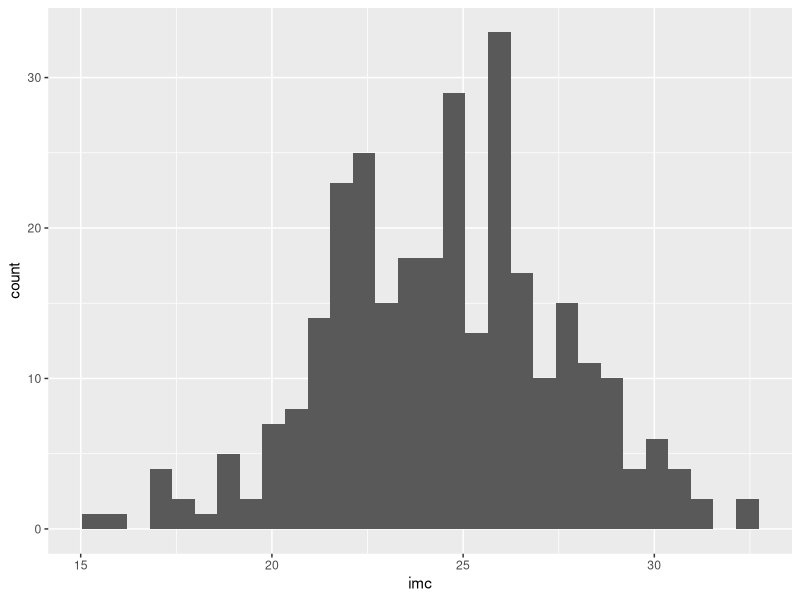
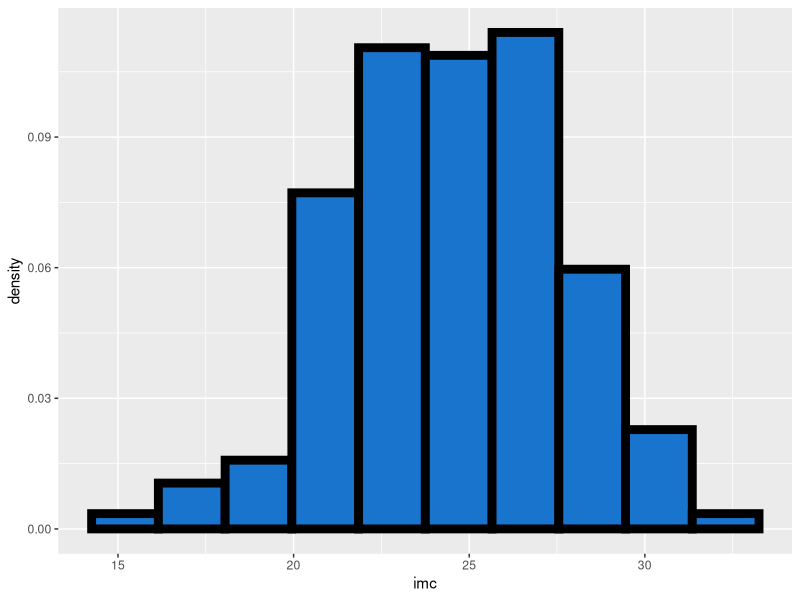
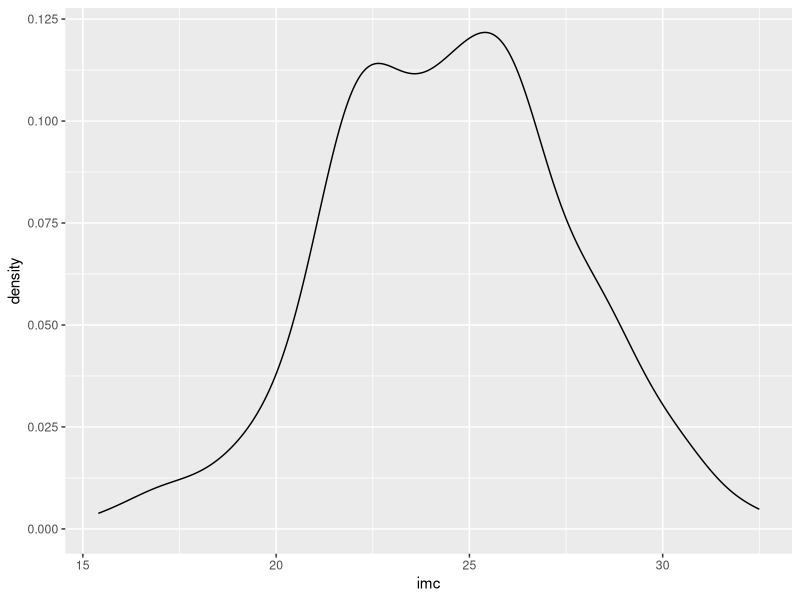
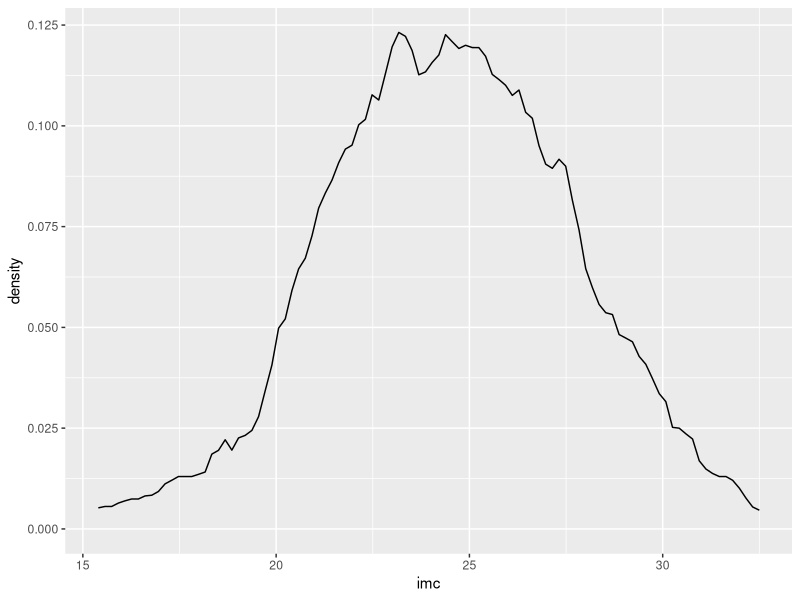
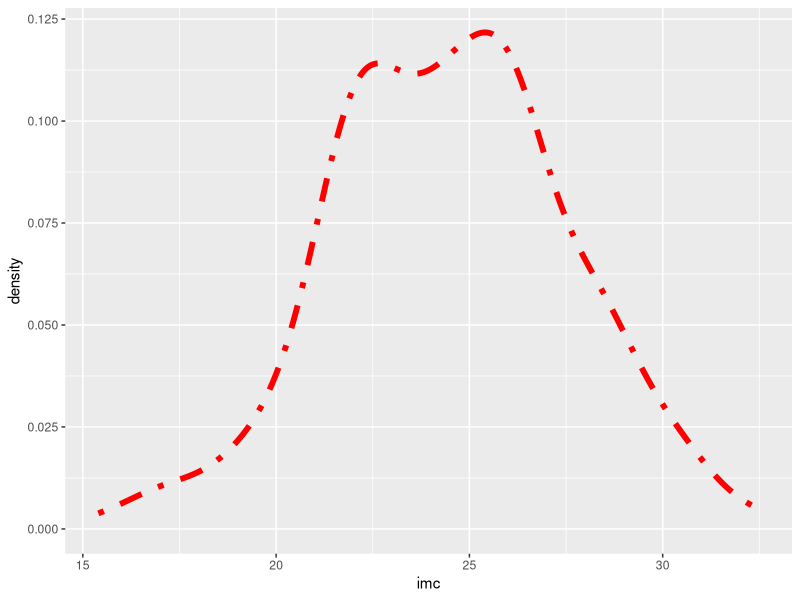
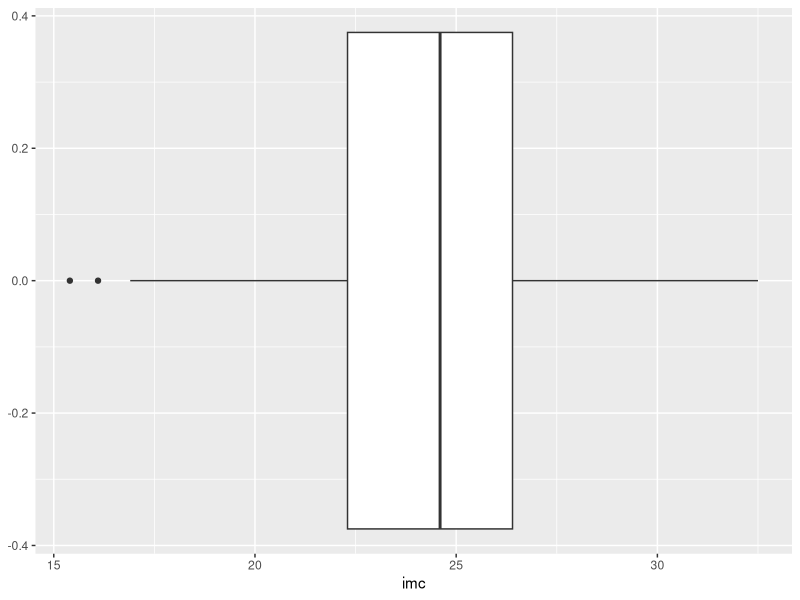
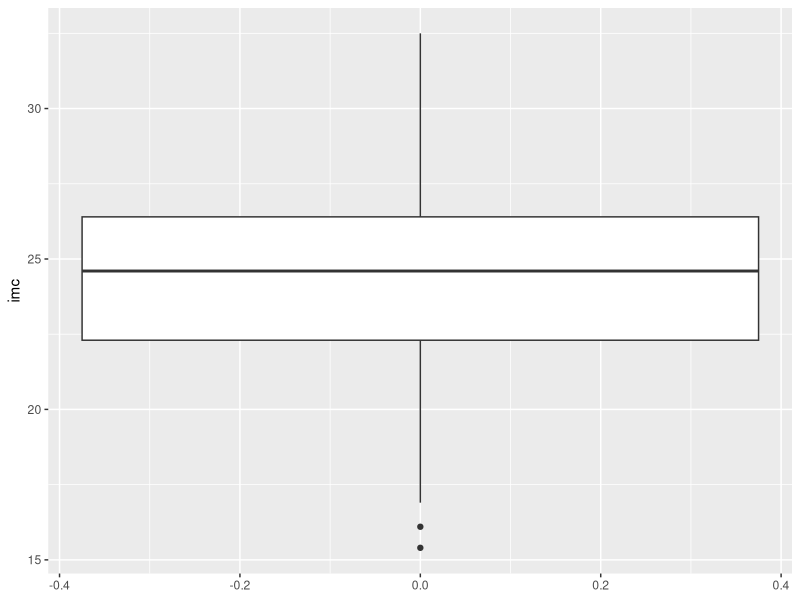
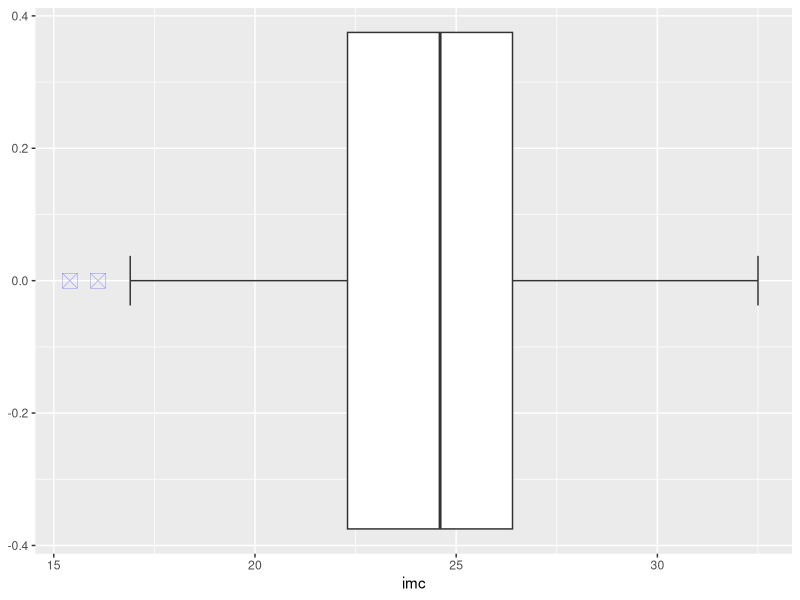

Reproduce these figures in R, in order.
## ---- chunk 1
library(tidyverse)
## ---- chunk 2
x <- 1:10
## ---- chunk 3
## Importer les bases df_1 et meta_df_1 au format tibble :
df_1 <- read_csv2("data/df_1.csv")
meta_df_1 <- read_csv2("data/meta_df_1.csv")
## Vérifiez quel est le format de df_1 :
class(df_1) # df_1 est de format "Tibble" (tbl) et de format "data.frame"
## ---- chunk 4
df_1
## ---- chunk 5
glimpse(df_1)
## ---- chunk 6
### créer la variable obésité.
# note avec le pipe, pensez à assigner le résultat dans df_1 pour que la 
# variable crée soit bien sauvegardée dans la base df_1
# (ci-dessous, la variable est uniquement crée de manière temporaire)
df_1 %>% 
  mutate(obesite = if_else(df_1$imc >= 30, 1, 0)) 
df_1 %>% slice_head(n = 3) # la variable n'a pas été enregistrée dans df_1 !

df_1 <- df_1 %>% 
  mutate(obesite = if_else(df_1$imc >= 30, 1, 0))
df_1  %>% slice_head(n = 3) # ici, la variable a bien été ajoutée dans df_1

### Vérifier que la variable est crée correctement en calculant le min et le max
### dans chaque groupe d'obésité nouvellement créé :
# on va utiliser la fonction summarise qui permet de calculer différents paramètres
# d'une distribution de variables, voir ?summarise()
# ces analyses peuvent se faire par sous-groupes, qui sont identifiés en amont 
# par la fonction group_by()
### La fonction summarise sera revue plus en détails pour l'analyse descriptive
# Note : summarise()/summarize() peut s'écrire avec un "s" ou un "z"
df_1 %>%
  group_by(obesite) %>% # prépare à une analyse par groupe
  summarise(min = min(imc), # calcul le min et max selon les groupes définis
            max = max(imc)) # par la fonction "group_by()"

### Créer la variable imc à 4 classe, avec la fonction case_when()
### qui fonctionne selon le principe de if_else, mais pour plus de 2 catégories :
### Chaque catégorie va être définie par une formule avec : 
### la condition à gauche du signe ~ et la valeur à assigner à droite du signe ~
df_1 <- df_1 %>% 
  mutate(imc_cl = case_when(imc < 18.5 ~ 1,
                            imc >= 18.5 & imc < 25 ~ 2,
                            imc >= 25 & imc < 30 ~ 3,
                            imc >= 30 ~ 4))
df_1 %>% slice_head(n = 3) # la variable imc_cl a été ajoutée à la base df_1

### vérifier que la variable a été correctement créée
df_1 %>%
  group_by(imc_cl) %>%
  summarise(min = min(imc),
            max = max(imc))

### le croisement entre imc en classe et obésité doit être cohérent :
with(df_1, table(as.factor(imc_cl), as.factor(obesite), deparse.level = 2))

df_1 %>% group_by(imc_cl, obesite) %>% summarise(n = n())
df_1 %>% count(imc_cl, obesite) # équivalent à la commande précédente
## ---- chunk 7
## Après les modifications suivantes, on inspectera les 3 premières lignes : 
##   - Renommer une variable sans changer sa position
df_1 %>% 
  rename(imc_en_classe = imc_cl) %>% 
  slice_head(n = 3)

##   - Changer l'ordre des colonnes, par exemple, déplacer les colonnes 
##     imc_cl et obesité (dans cet ordre) après la variable imc
df_1 %>% 
  relocate(imc_cl, obesite, .after = imc) %>% 
  slice_head(n = 3)
## ---- chunk 8
## Nous allons compléter la base de méta-données en ajoutant des lignes
meta_df_1
## On commence par rajouter les labels de la variable imc_cl
# Note : pensez à assigner la commande à la base meta_df_1 pour enregistrer les 
# modifications sinon, la création ne sera que temporaire
meta_df_1 <- meta_df_1 %>% add_row(var = rep("imc_cl", 4), 
                                   label = rep("IMC en classes", 4), 
                                   id_labs = 1:4, 
                                   code_labs = 1:4,
                                   labs = c("Maigreur", "Normal", "Surpoids", "Obèse"))
meta_df_1 %>% slice_tail(n = 6)
## Puis, on ajoute les labels de la variable obesite 
## mais en les positionnant juste avant les labels de imc_cl
meta_df_1 <- meta_df_1 %>% add_row(var = rep("obesite", 2), 
                                   label = rep("Obésité", 2), 
                                   id_labs = c(1,2), 
                                   code_labs = c(0,1),
                                   labs = c("Non", "Oui"), 
                                   .before = 9) # avant la 9ème ligne
meta_df_1 %>% slice_tail(n = 7)
## ---- chunk 9
## Inspecter les données des patients 135 à 140 :
df_1 %>% filter(subjid %in% 135:140)
# Modifier la valeur de PAS du patient n°137 de 133 mmHg à 123 mmHg
# => change la valeur à 123 si subjid == 137, sinon garde la valeur pas originale
df_1 <- df_1 %>% mutate(pas = if_else(subjid == 137, 123, pas)) 
## Vérifier que la modification est bien enregistrée :
df_1 %>% filter(subjid %in% 135:140)

## Autre possibilité avec la fonction rows_update() où indique un sous-ensemble 
## de la base qui doit être mise à jour
# Note : dans l'exemple ci-dessous, on fait une transformation temporaire
df_1 %>% # pas d'assignation (pour une transformation temporaire)
  rows_update(tibble(subjid = 137, pas = 133)) %>% # revient à la valeur de 133
  filter(subjid %in% 135:140) # visualiser les lignes subjid = 135 à 140
## ---- chunk 10
df_1 <- df_1 %>% 
  mutate(sexL = factor(sex, 
                       labels = meta_df_1$labs[meta_df_1$var == "sex"]),
         traitL = factor(trait))
df_1 %>% slice_head(n = 5) # sexL et traitL ont été ajoutées à df_1
## ---- chunk 11
## Utilisons la fonction fct_recode() pour recoder les levels de la variable traitL, 
df_1$traitL <- fct_recode(df_1$traitL, 
                          Placebo = "1", # nouveau label = "ancien label"
                          "Traitement A" = "2", 
                          "Traitement B" = "3")
# s'il y a des caractètres spéciaux (comme des espaces, le nouveau nom doit être
# entre guillements)
## ---- chunk 12
## Par exemple, nous pouvons décrire les paramètres de la distribution de l'IMC 
df_1 %>% summarise(n = sum(!is.na(imc)), # nombre de non-manquants
                   mean = mean(imc), 
                   sd = sd(imc), 
                   min = min(imc), 
                   p25 = quantile(imc, probs = 0.25),
                   med = median(imc),
                   p75 = quantile(imc, probs = 0.75),
                   max = max(imc))

## Moyenne et écart type des deux variables quantitatives 
df_1 %>% summarise_at(c("imc", "pas"), 
                      list(mean = mean, 
                           sd = sd), 
                      na.rm = TRUE) # argument des fonctions mean et sd
## ---- chunk 13
## On créé une 1ère ligne pour l'IMC, stockée dans l'objet "row_imc"
row_imc <- df_1 %>% 
  summarise(n = sum(!is.na(imc)), # créé une ligne avec les paramètres
            mean = mean(imc, na.rm = TRUE),
            sd = sd(imc, na.rm = TRUE), 
            min = min(imc, na.rm = TRUE), 
            p25 = quantile(imc, probs = 0.25, na.rm = TRUE),
            med = median(imc, na.rm = TRUE),
            p75 = quantile(imc, probs = 0.75, na.rm = TRUE),
            max = max(imc, na.rm = TRUE)) %>%
  mutate(var = "IMC (kg/m2)") %>% # ajoute une colonne avec le nom de variable
  relocate(var, .before = n) # déplace le nom de variable en 1ère colonne

## On créé une 2ème ligne pour la PAS, stockée dans l'objet "row_pas
row_pas <- df_1 %>% 
  summarise(n = sum(!is.na(pas)), # créé une ligne avec les paramètres
            mean = mean(pas, na.rm = TRUE),
            sd = sd(pas, na.rm = TRUE), 
            min = min(pas, na.rm = TRUE), 
            p25 = quantile(pas, probs = 0.25, na.rm = TRUE),
            med = median(pas, na.rm = TRUE),
            p75 = quantile(pas, probs = 0.75, na.rm = TRUE),
            max = max(pas, na.rm = TRUE)) %>%
  mutate(var = "PAS (mmHg)") %>% # ajoute une colonne avec le nom de variable
  relocate(var, .before = n) # déplace le nom de variable en 1ère colonne

## on fusionne le deux lignes avec la fonction bind_rows()
bind_rows(row_imc, row_pas)
## ---- chunk 14
## Description avec les fonctions classiques de Rbase
table(df_1$traitL)
prop.table(table(df_1$traitL))

## Description avec la fonction fct_count() du package forcats
fct_count(df_1$traitL)

fct_count(df_1$traitL, 
          sort = TRUE, # trie les modalités de réponses du + au - fréquent
          prop = TRUE) # ajoute les proportions

## avec une syntaxe en "pipe" :
df_1 %>%
  pull(traitL) %>% # utiliser pull() plutôt que select() pour obtenir un vecteur
  fct_count(sort = TRUE, prop = TRUE)

## Comme précédemment, on peut combiner dans une seule table la description des 
## variables sexe et traitement avec la fonction bind_row()
# Note : ci-dessous, on ajoute une ligne contenant uniquement le nom de variable, 
#        récupéré dans la base de méta-données, 
#        puis on renomme les colonnes f et p
bind_rows(tibble(f = meta_df_1$label[meta_df_1$var == "sex"][1]),
          fct_count(df_1$sexL, sort = TRUE, prop = TRUE),
          tibble(f = meta_df_1$label[meta_df_1$var == "trait"][1]),
          fct_count(df_1$traitL, sort = TRUE, prop = TRUE)) %>%
  rename("Variable" = f, 
         "%" = p)
## ---- chunk 15
## Variables quantitatives
## 1) représenter la distribution de l'IMC à l'aide d'un histogramme
ggplot(data = df_1, mapping = aes(x = imc)) +
  geom_histogram()
# pour voir les options possibles de l'histogramme : 
?geom_histogram
ggplot(data = df_1, mapping = aes(x = imc)) +
  geom_histogram(aes(y = after_stat(density)), # densité plutôt que compte en Y
                 bins = 10, # nombre de "rectangles" default = 30
                 colour = "black", # couleur du contour
                 linewidth = 3, # épaisseur de ligne
                 fill = "dodgerblue3")

## 2) La distribution de l'IMC par une densité de kernel
ggplot(data = df_1, mapping = aes(x = imc)) +
  geom_density()
# pour voir les options possibles de les densités de kernel : 
?geom_density
ggplot(data = df_1, mapping = aes(x = imc)) +
  geom_density(bw = "nrd", n = 100, # bandwidth selector
               kernel = "rectangular") # kernel function
ggplot(data = df_1, mapping = aes(x = imc)) +
  geom_density(bw = "nrd0", # default bandwidth selector
               kernel = "gaussian", # default kernel function
               colour = "red", # couleur du contour
               linewidth = 2, # épaisseur de ligne
               linetype = 4) # type de ligne (dotdash)
# type de lignes : 
# 0 = blank, 1 = solid, 2 = dashed, 3 = dotted, 4 = dotdash, 5 = longdash, 
# 6 = twodash

## 3) La distribution de l'IMC par un boxplot
ggplot(data = df_1, mapping = aes(x = imc)) +
  geom_boxplot()
# représentation sur l'axe des Y
ggplot(data = df_1, mapping = aes(y = imc)) +
  geom_boxplot()
# pour voir les options possibles des boxplots : 
?geom_boxplot
ggplot(data = df_1, mapping = aes(x = imc)) +
  geom_boxplot(outliers = TRUE, # afficher les outliers
               outlier.colour = "blue",
               outlier.fill = "green",
               outlier.shape = 7, # symbole des outliers voir ?shape
               outlier.size = 5, # taille des outliers
               outlier.stroke = 0.1, # épaisseur de trait des outliers
               outlier.alpha = NULL, # transparence des outliers
               staplewidth = 0.1) # largeur de la moustache


## Variables qualitatives
## Représenter la distribution du sexe par un diagramme en barres
ggplot(data = df_1, mapping = aes(x = sexL)) +
  geom_bar()
# pour voir les options possibles de les diagrammes en barres : 
?geom_bar
# sur l'axe des Y plutôt que des X
ggplot(data = df_1, mapping = aes(y = sexL)) + # ici y = sexL
  geom_bar()
# options
ggplot(data = df_1, mapping = aes(x = sexL)) +
  geom_bar(mapping = aes(y = after_stat(prop)), # pour des % plutôt que des N
           just = 0.1, # emplacement : 0=à gauche, 1=à droite, 0.5=centré
           width = 0.5, # largeur de bande (0.9 par défaut)
           colour = "red", # couleur de ligne
           linewidth = 2, # largeur de ligne
           fill = "orange2") # couleur de remplissage
## ---- chunk 16
### Boxplot de la PAS en fonction du sexe 
ggplot(data = df_1, mapping = aes(x = sexL, y = pas)) +
  geom_boxplot(outliers = TRUE, staplewidth = 0.2) + 
  labs(x = "Sexe", y = "PAS (mmHg)", 
       title = "PAS en fonction du sexe", 
       subtitle = "vous pouvez ajouter un sous-titre")

### Boxplot de la PAS en fonction du traitement
ggplot(data = df_1, mapping = aes(x = traitL, y = pas)) +
  geom_boxplot(outliers = TRUE, staplewidth = 0.2) + 
  labs(x = "Traitement", y = "PAS (mmHg)", 
       title = "PAS en fonction du traitement")

### Répartition du sexe par traitement
ggplot(data = df_1, mapping = aes(x = traitL, fill = sexL)) +
  geom_bar(position = "stack") + # empilé
  labs(x = "Traitement", title = "Sexe et traitement")

ggplot(data = df_1, mapping = aes(x = traitL, fill = sexL)) +
  geom_bar(position = "dodge") + # côte à côte
  labs(x = "Traitement", title = "Sexe et traitement")

### On peut représenter un nuage de points de la PAS en fonction de l'IMC : 
### où les hommes et les femmes ont deux symboles différents et les traitements 
### trois couleurs différentes
ggplot(data = df_1, mapping = aes(y = pas, 
                                  x = imc,
                                  shape = sexL,
                                  color = traitL)) +
  geom_point() 
# avec plus d'options
ggplot(data = df_1, mapping = aes(y = pas, x = imc, shape = sexL, 
                                  color = traitL)) +
  geom_point(size = 2) + # taille des symboles
  labs(x = "IMC (kg/m²)", y = "PAS (mmHg)", # titre et axes
       title = "PAS en fonction de l'IMC") + 
  scale_colour_discrete(name = "Traitement", # 1ère légende liée aux couleurs
                          breaks = c("Placebo", "Traitement A", "Traitement B"),
                          labels = c("Placebo", "Traitement", "Traitement B")) +
  scale_shape_discrete(name = "Sex", # 2ème légende liée aux symboles
                       breaks = c("Féminin", "Masculin"),
                       labels = c("Féminin", "Masculin")) + 
  theme(axis.text = element_text(size = 12)) # taille des valeurs sur les axes
## ---- chunk 17
df_1 %>%
  group_by(sexL)
# Notez qu'en description, le tibble indique qu'il considère la variable sexL
# comme une variable de groupe => cela est pris en compte pour les analyses qui 
# suivront dans le pipe.
# Si vous avez sauvegardé une base tibble avec une propriété de sous-groupe, 
# vous pouvez la supprimer avec la fonction ungroup()
df_1 %>%
  group_by(sexL) %>%
  ungroup()

## Description de l'IMC en fonction du sexe
df_1 %>%
  group_by(sexL) %>%
  summarise(n = sum(!is.na(imc)), # nombre de non-manquants
            mean = mean(imc), 
            sd = sd(imc))

## Description de la PAS en fonction du traitement
df_1 %>%
  group_by(traitL) %>%
  summarise(n = sum(!is.na(pas)), # nombre de non-manquants
            mean = mean(pas), 
            sd = sd(pas))
## ---- chunk 18
# Dans l'exemple ci-dessous, pour décrire une variable catégorielle par groupe, 
# on décrit le résultat d'un test de condition, le calcule des paramètres sum() 
# et mean() va transformer par coercition la variable vrai/faux en variable 
# binaire 1/0 avant de faire le calcul 
# (pour rappel, un pourcentage est une moyenne de 0 et de 1).
df_1 %>%
  group_by(sexL) %>%
  summarise("Placebo, n" = sum(trait == 1), # effectif
            "Placebo, %" = mean(trait == 1) * 100, # % en ligne (selon le sex)
            "Traitement A, n" = sum(trait == 2), 
            "Traitement A, %" = mean(trait == 2) * 100,
            "Traitement B, n" = sum(trait == 3), 
            "Traitement B, %" = mean(trait == 3) * 100)
## ---- chunk 19
## Test de Student
ttest_pas_sex <- df_1 %>% t.test(data = ., # placeholder pour la position de df_1
                                 pas ~ sexL, # formula
                                 var.equal = TRUE) # pour le test de Student
ttest_pas_sex
## test de Levene
df_1 %>% car::leveneTest(pas ~ sexL,
                         data = .) # placeholder

## Distribution de la PAS chez les femmes
df_1 %>% 
  filter(sex == 0) %>%
  ggplot(aes(x = pas)) + 
  geom_density() + 
  stat_function(fun = dnorm, 
                args = list(mean = mean(df_1$pas[df_1$sex == 0]), 
                            sd = sd(df_1$pas[df_1$sex == 0])),
                col = "red", lwd = 0.5, lty = "dashed") + 
  labs(title = "Chez les femmes")

## Distribution de la PAS chez les hommes
df_1 %>% 
  filter(sex == 1) %>%
  ggplot(aes(x = pas)) + 
  geom_density() + 
  stat_function(fun = dnorm, 
                args = list(mean = mean(df_1$pas[df_1$sex == 1]), 
                            sd = sd(df_1$pas[df_1$sex == 1])),
                col = "red", lwd = 0.5, lty = "dashed")+ 
  labs(title = "Chez les hommes")

## On peut également combiner 2 QQ-plots pour vérifier la normalité 
df_1 %>% ggplot(mapping = aes(sample = pas, colour = sexL)) + 
  stat_qq() + 
  stat_qq_line() 

## Si on veut appliquer un test de Wilcoxon
df_1 %>% wilcox.test(data = ., # placeholder
                     pas ~ sex) # p-value = 1.529e-06
## ---- chunk 20
anova_pas_trait <- df_1 %>%
  lm(pas ~ traitL, 
     data = .) %>% # placeholder
  anova()
anova_pas_trait

## Tester la normalité avec un QQ-plot sur les résidus du modèle linéaire : 
mod_pas_trait <- df_1 %>%
  lm(pas ~ traitL, 
     data = .)

ggplot(mapping = aes(sample = mod_pas_trait$residuals)) + 
  geom_qq() + 
  stat_qq() + stat_qq_line() # ajoute la ligne de référence

## si on veut faire un test de Kruskal Wallis
df_1 %>% 
  kruskal.test(pas ~ traitL, data = .) # p-value = 7.336e-05
## ---- chunk 21
chi2 <- df_1 %>% 
  with(table(sexL, traitL)) %>%
  chisq.test(correct = FALSE)

# effectifs attendus
chi2$expected

# On peut également appliquer le test exact de Fisher
df_1 %>% 
  with(table(sexL, traitL)) %>%
  fisher.test()
## ---- chunk 22
## Corrélation de Pearson et Spearman entre PAS et IMC
df_1 %>% with(cor.test(imc, pas, method = "pearson"))
df_1 %>% with(cor.test(imc, pas, method = "spearman"))
## ---- chunk 23
## Modèle linéaire mumltivarié de la PAS en fonction du traitement, du sexe 
## et de l'IMC
model <- df_1 %>% lm(pas ~ traitL + sexL + imc, 
                     data = .) # placeholder

df_1 %>% 
  lm(pas ~ traitL + sexL + imc, 
     data = .) %>%
  summary()

## Graphique de diagnostic des rédidus en fonction des valeurs prédites
ggplot() + 
  geom_point(mapping = aes(y = model$residuals, # résidus
                           x = model$fitted.values)) + # valeurs prédites
  geom_smooth(mapping = aes(y = model$residuals, 
                           x = model$fitted.values)) + 
  labs(y = "résidus", x = "valeurs prédites")

# par défaut, geom_smooth fait un spline
# si on veut une fonction loess comme dans l'exemple du chapitre d'analyse Rbase
ggplot() + 
  geom_point(mapping = aes(y = model$residuals, # résidus
                           x = model$fitted.values), # valeurs prédites
             shape = 1) + # symbole des points
  geom_smooth(mapping = aes(y = model$residuals, 
                            x = model$fitted.values),
              method = "loess", # méthode de lissage
              colour = "red", # couleur de ligne
              linetype = 2, # type de ligne
              linewidth = 0.5, # largeur de ligne
              se = FALSE) + # supprime la bande d'IC95% 
  labs(y = "résidus", x = "valeurs prédites")
               
## QQ plot des résidus
ggplot(mapping = aes(sample = model$residuals)) + 
  geom_qq(shape = 1) + 
  stat_qq(shape = 1) + stat_qq_line() 
